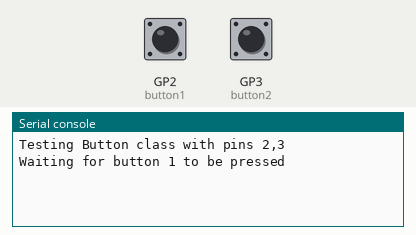
Simulated run of this program. Board: Raspberry Pi Pico running MicroPython. Shown: the last lines printed to the serial console. The inputs (shaded band) are chosen by the test bench; at power-on: GP2 (button1) LOW, GP3 (button2) LOW.

Above: at 1.2 s.
1.3 s: GP2 (button1) pulled HIGH for 0.15 s
At 1.43 s:
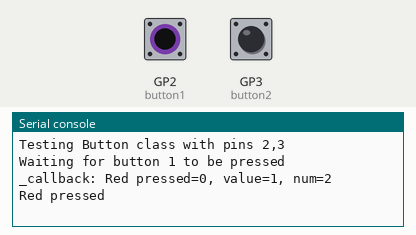
2.9 s: GP3 (button2) pulled HIGH for 0.15 s
At 4.0 s:
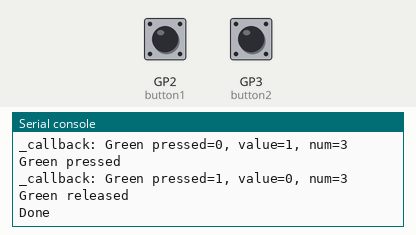

The program:

button.py
```python
import asyncio
import re
import time

from machine import Pin

pin_regex = re.compile(r"GPIO(\d+)")


class Button:
    """
    A class to represent a button attached to a GPIO on the Pico.

    This is an async implementation that allows us to monitor multiple
    buttons at the same time.
    """

    debug = False

    def __init__(
        self, pin_num: int, name: str, handler=None, debounce_ms: int = 30, debug=False
    ):
        # there is one interrupt handler for all buttons so we track the
        # Button instance to pin number relationship in a class variable
        Button.debug = debug
        self.pin = Pin(pin_num, Pin.IN, Pin.PULL_DOWN)
        self.num = pin_num
        self.irq = self.pin.irq(
            handler=self._callback, trigger=Pin.IRQ_RISING | Pin.IRQ_FALLING
        )

        self.debounce_ms = debounce_ms
        self.last_state_change = time.ticks_ms()

        self.pressed = 0  # 0 = released, 1 = pressed
        self.handler = handler or self.print_state  # default handler prints state
        self.name = name

    def _callback(self, _):
        """
        The callback function that is called when the button is pressed.
        """
        value = self.pin.value()

        if Button.debug:
            print(
                f"_callback: {self.name} pressed={self.pressed}, "
                + f"value={value}, num={self.num}"
            )

        # only interested in transitions of button state
        if value != self.pressed:
            # debounce the button
            now = time.ticks_ms()
            diff = now - self.last_state_change
            if diff > self.debounce_ms:
                self.last_state_change = now
                self.pressed = value
                self.handler(self)
            else:
                if Button.debug:
                    print("{self.name} debounce")

    async def wait_for_press(self):
        """
        async monitoring of button state
        """
        while not self.pressed:
            await asyncio.sleep(0.05)

    async def wait_for_release(self):
        """
        async monitoring of button state
        """
        while self.pressed:
            await asyncio.sleep(0.05)

    @staticmethod
    def print_state(button):
        """print the state of the button"""
        print(button)

    def __repr__(self):
        """return a string representation of the button"""
        return f"{self.name} " + f"{'pressed' if self.pressed else 'released'}"


if __name__ == "__main__":
    # test code
    async def main():
        print("Testing Button class with pins 2,3")
        button1 = Button(2, "Red")
        button2 = Button(3, "Green", debug=True)

        print("Waiting for button 1 to be pressed")
        await button1.wait_for_press()
        await button1.wait_for_release()
        print("Waiting for button 2 to be pressed")
        await button2.wait_for_press()
        await button2.wait_for_release()
        print("Done")

    asyncio.run(main())
```

Measured:
- after the input at 1.3 s, the serial console: prints a new line at once (image 1)
- after the input at 2.9 s, the serial console: prints a new line at once (image 2)
